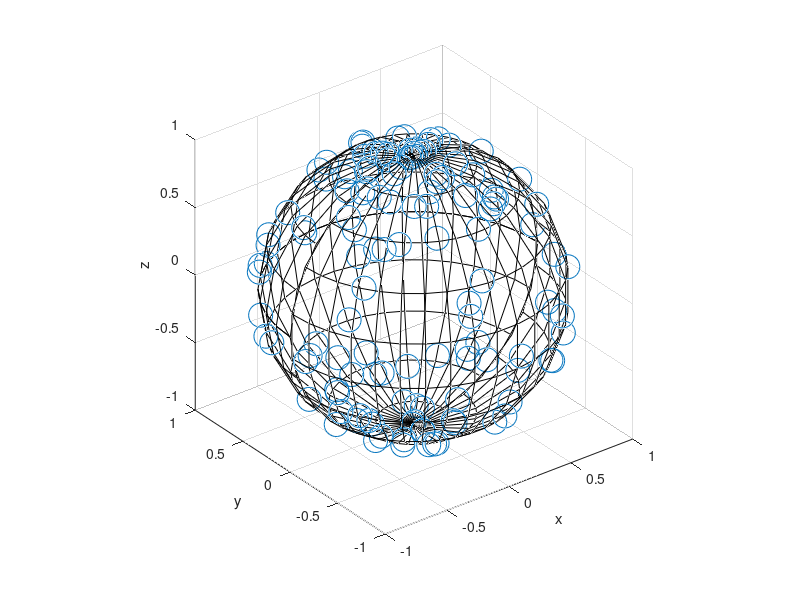

The MATLAB script that drew this image:
%Simulate a Poisson point process on the surface of a sphere.
%Author: H. Paul Keeler, 2020.

%Simulation window parameters
r=1; %radius of sphere
%centre of sphere
xx0=0; 
yy0=0; 
zz0=0;
areaTotal=4*pi*r^2; %area of sphere
 
%Point process parameters
lambda=10; %intensity (ie mean density) of the Poisson process
 
%Simulate Poisson point process
numbPoints=poissrnd(areaTotal*lambda);%Poisson number of points
theta=pi*(rand(numbPoints,1)); %polar angles
phi=2*pi*(rand(numbPoints,1)); %azimuth angles
rho=r*ones(numbPoints,1); %radial distances (fixed radius)

%Convert from spherical to Cartesian coordinates
[xx,yy,zz]=sph2cart(theta,phi,rho); 

%Shift centre of sphere to (xx0,yy0,zz0)
xx=xx+xx0;
yy=yy+yy0;
zz=zz+zz0;
 
%Plotting
markerSize=300;
scatter3(xx,yy,zz,markerSize,'b.'); 
xlabel('x');
ylabel('y');
zlabel('z');
axis square;
hold on;

%create mesh to plot the outline of a sphere
numbMesh=20; 
[thetaMesh, phiMesh] = meshgrid(linspace(0, pi, numbMesh), linspace(0, 2*pi, numbMesh));
%convert to Cartesian coordinates
[xMesh,yMesh,zMesh] = sph2cart(thetaMesh, phiMesh, r);
%Shift centre of sphere to (xx0,yy0,zz0)
xMesh=xMesh+xx0;
yMesh=yMesh+yy0;
zMesh=zMesh+zz0;
%do a surface plot with a clear faces 
surface(xMesh,yMesh,zMesh,'FaceColor', 'none');
